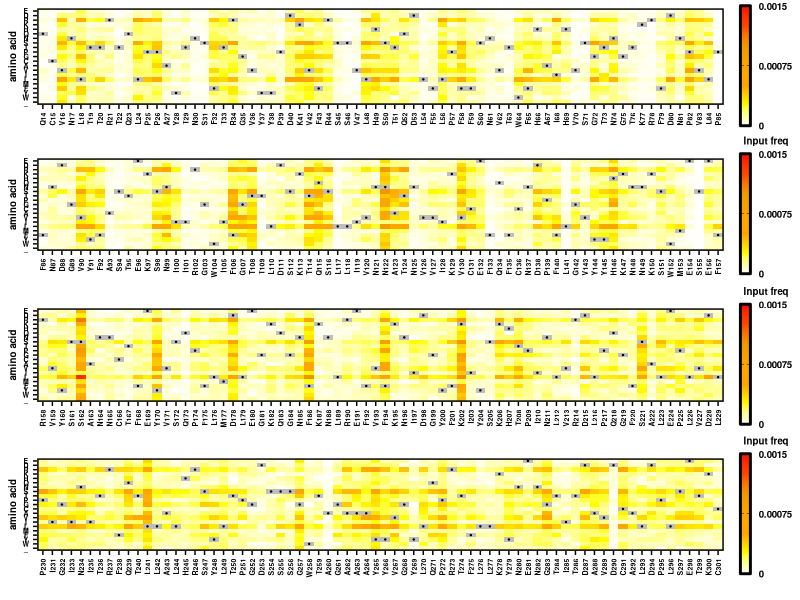

Write the R code that produced this figure.
#R code
library(ggplot2)
library(scales)
library(RColorBrewer)
library(readr)
library(tidyr)
library(reshape)
library(stringr)
library(dplyr)
library(gridExtra)
library(stringr)
require(cowplot)

plot_score_heatmap <- function(fitness_table, WTresibox, start_resi, end_resi, legend_title){
  textsize <- 5
  fitness_table <- fitness_table %>%
    filter(Pos >= start_resi & Pos <= end_resi)
  WTresibox     <- WTresibox %>%
    filter(Pos >= start_resi & Pos <= end_resi) %>%
    mutate(x=x-min(x)+1)
  p <-  ggplot() +
    geom_tile(data=fitness_table,aes(x=resi,y=aa,fill=parameter)) +
    scale_fill_gradientn(colours=c("white","yellow","orange","orange1","orange2","orangered","red"),
                         limits=c(0,0.0015),
                         values=rescale(c(0,0.0003,0.0006,0.0009,0.0012,0.0015)),
                         breaks=c(0,0.00075,0.0015),
                         labels=c('0','0.00075','0.0015'),
                         guide="colorbar",
                         na.value="grey") +
    theme_cowplot(12) +
    theme(plot.background = element_rect(fill = "white"),
          axis.text=element_text(size=textsize,face="bold",colour = 'black'),
          axis.text.x=element_text(angle=90,hjust=1,vjust=0.5,colour = 'black'),
          axis.text.y=element_text(hjust=0.5,vjust=0.5,colour = 'black'),
          axis.title=element_text(size=7,face="bold"),
          axis.line = element_line(colour = 'black', size = 0),
          panel.border = element_rect(colour = "black", fill=NA, size=1)) +
    guides(fill = guide_colorbar(title.theme=element_text(size=7,face="bold",colour='black',hjust=0.5),
                                 label.theme=element_text(size=7,face="bold",colour='black'),
                                 frame.colour="black",
                                 frame.linewidth = 1,
                                 ticks = TRUE,
                                 ticks.colour = "black",
                                 barwidth = 0.5, barheight = 6, title=legend_title)) +
    geom_point(data=WTresibox, aes(x=x, y=y), color='black', size=0.2) +
    xlab("") +
    ylab("amino acid")
}

aa_level <- rev(c('E','D','R','K','H','Q','N','S','T','P','G','C','A','V','I','L','M','F','Y','W','_'))

start_pos <- 14
end_pos   <- 301

df <- read_tsv('NTD_DMS_scores.tsv') %>%
  filter(!grepl('silent',mut_class)) %>%
  filter(!grepl('WT',mut_class)) %>%
  mutate(resi=str_sub(mut,1,-2))
residues <- unique(df$resi)

df <- df %>%
  filter(!grepl('silent',mut_class)) %>%
  filter(!grepl('WT',mut_class)) %>%
  mutate(resi=str_sub(mut,1,-2)) %>%
  mutate(aa=str_sub(mut,-1,-1)) %>%
  filter(aa %in% aa_level) %>%
  mutate(aa=factor(aa,levels=aa_level)) %>%
  mutate(resi=factor(resi,levels=unique(residues))) %>%
  complete(resi, aa) %>%
  mutate(Pos=str_sub(resi,2,-1)) %>%
  mutate(Pos=as.numeric(as.character(Pos))) %>%
  arrange(Pos) %>%
  mutate(parameter=Input_freq) %>% #adjust to select the parameter of interest
  mutate(parameter=case_when(str_sub(resi,1,1)==aa ~ 1, TRUE ~ parameter)) %>% #Set WT parameter (usually 0 or 1)
  mutate(Mutation=paste(resi,aa,sep='')) %>%
  select(Mutation, Input_freq, resi, Pos, aa, parameter) #Variable name for input freq may need to chance

WTresibox  <- df %>%
  select(resi,Pos) %>%
  unique() %>%
  mutate(WT_resi=str_sub(resi,1,1)) %>%
  mutate(x=seq(1,end_pos-start_pos+1)) %>%
  mutate(y=match(WT_resi,aa_level)) %>%
  select(resi,WT_resi,Pos,x, y)

print (range(df$parameter,na.rm=T))

legend_title <- "Input freq"
p1 <- plot_score_heatmap(df, WTresibox, 14, 85, legend_title)
p2 <- plot_score_heatmap(df, WTresibox, 86, 157, legend_title)
p3 <- plot_score_heatmap(df, WTresibox, 158, 229, legend_title)
p4 <- plot_score_heatmap(df, WTresibox, 230, 301, legend_title)
p <- grid.arrange(p1, p2, p3, p4, nrow=4)
ggsave('NTD_input_freq_heatmap.png',p,width=5.5, height=7, dpi=300)
